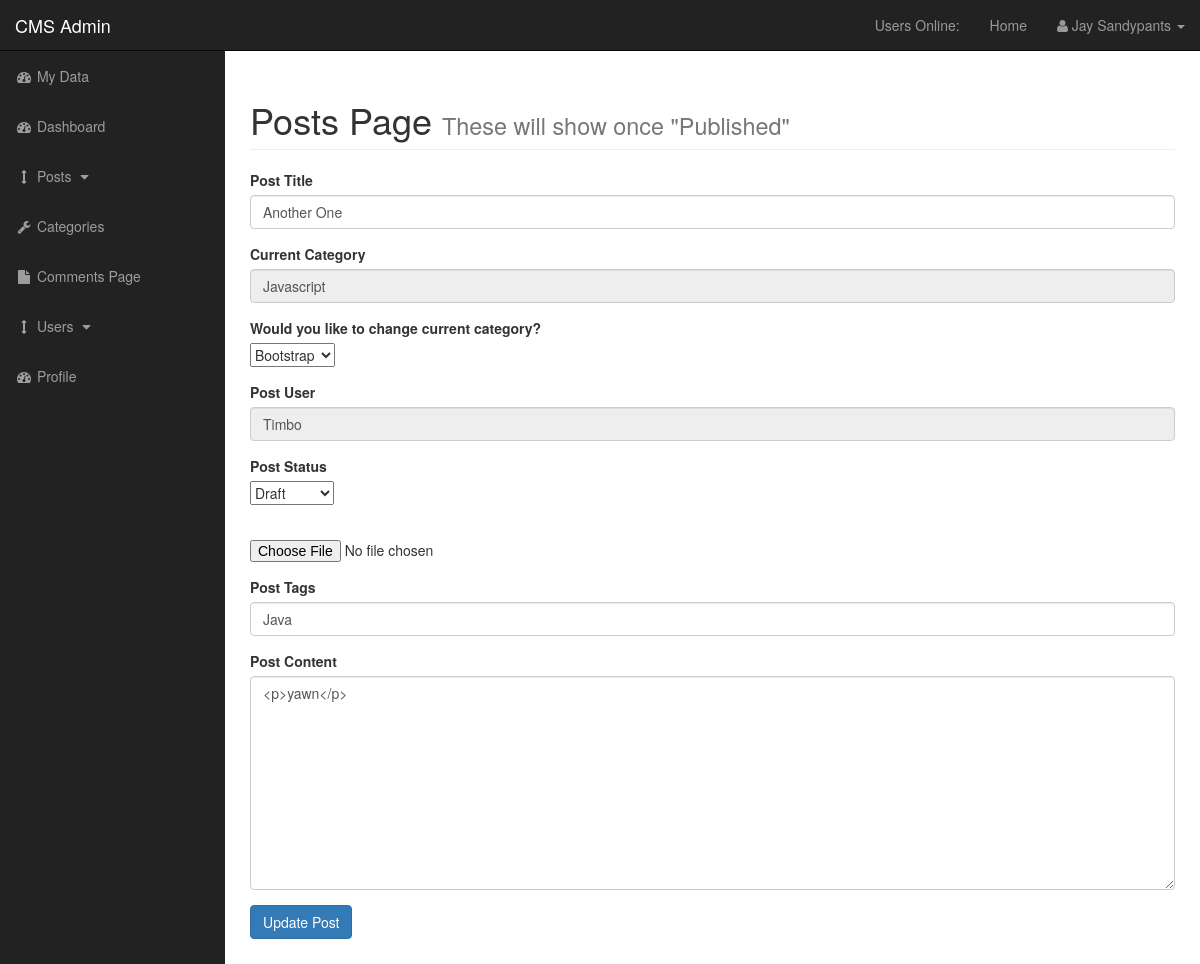
The page /admin/posts.php?source=edit_post&p_id=86 (signed in) on the database its author committed.
### tables this page shows
CREATE TABLE `posts` (
  `post_id` int(3) NOT NULL,
  `post_category_id` int(3) NOT NULL,
  `post_title` varchar(255) NOT NULL,
  `post_author` varchar(255) NOT NULL,
  `post_user` varchar(255) NOT NULL,
  `post_date` date NOT NULL,
  `post_image` text NOT NULL,
  `post_content` text NOT NULL,
  `post_tags` varchar(255) NOT NULL,
  `post_comment_count` int(11) NOT NULL,
  `post_status_id` int(3) NOT NULL,
  `post_views_count` int(11) NOT NULL,
  `likes` int(11) NOT NULL,
  `user_id` int(11) NOT NULL
);

CREATE TABLE `categories` (
  `cat_id` int(3) NOT NULL,
  `cat_title` varchar(255) NOT NULL,
  `user_id` int(11) NOT NULL
);

### admin/functions.php (called while the page is built, shortened)
<?php
function escape($string) {
    global $connection;
   return mysqli_real_escape_string($connection, trim($string));
}
?>

### admin/includes/edit_posts.php (the view, shortened to what this page needs)
<?php
if(isset($_GET['p_id'])){
   $the_post_id = $_GET['p_id'];
}
$query = "SELECT * FROM posts WHERE post_id = $the_post_id";
$select_posts_by_id = mysqli_query($connection, $query);
while($row = mysqli_fetch_assoc($select_posts_by_id)) {
    $post_user = escape($row['post_user']);
    $post_title = escape($row['post_title']);
    $post_category_id = escape($row['post_category_id']);
    $post_content = escape($row['post_content']);
    $post_tags = escape($row['post_tags']);
}
?>
  <form action="" method="post" enctype="multipart/form-data">
    <div class="form-group">
        <label for="post_title">Post Title</label>
        <input value="<?php echo $post_title; ?>" type="text" class="form-control" name="post_title">
    </div>
    <div class="form-group">
    <label for="current_category">Current Category</label>
        <input value="<?php
$query = "SELECT * FROM categories WHERE cat_id = {$post_category_id} ";
$select_categories = mysqli_query($connection, $query);
while($row = mysqli_fetch_assoc($select_categories )) {
$cat_title = escape($row['cat_title']);
echo "{$cat_title}";
}
?>"
name="current_category" id="" class="form-control" readonly>
</div>
       <div class="form-group">
          <label for="post_category">Would you like to change current category?</label><br>
          <select name="post_category" id="">
<?php
$query = "SELECT * FROM categories";
$select_categories = mysqli_query($connection, $query);
while($row = mysqli_fetch_assoc($select_categories )) {
$cat_id = escape($row['cat_id']);
$cat_title = escape($row['cat_title']);
echo "<option value='$cat_id'>{$cat_title}</option>";
}
?>
           </select>
       </div>
        <div class="form-group">
        <label for="users">Post User</label><br>
        <input name="post_user" id="" value="<?php echo "{$post_user}"; ?>" class="form-control" readonly>
    </div>
    <label for="post_status">Post Status</label>
    <div class="form-group">
        <select name="post_status_id" id="">
<?php
$query = "SELECT * FROM status";
$select_status = mysqli_query($connection, $query);
while($row = mysqli_fetch_assoc($select_status )) {
$stat_id = escape($row['stat_id']);
$stat_title = escape($row['stat_title']);
echo "<option value='$stat_id'>{$stat_title}</option>";
}
?>
        </select><br>
        </div>
    <div class="form-group">
        <input type="file" name="image">
    </div>
    <div class="form-group">
        <label for="post_tags">Post Tags</label>
        <input value="<?php echo $post_tags; ?>" type="text" class="form-control" name="post_tags">
    </div>
    <div class="form-group">
        <label for="post_content">Post Content</label>
        <textarea type="text" class="form-control" name="post_content" id="" cols="30" rows="10"><?php echo $post_content; ?>
        </textarea>
    </div>
    <div class="form-group">
        <input type="submit" class="btn btn-primary" name="update_post" value="Update Post">
    </div>
</form>

### admin/css/sb-admin.css (style rules this page uses)
body { margin-top: 100px; background-color: #222; }
@media (min-width:768px) { body { margin-top: 50px; } }

### rows shown on the page
posts: post_title "Another One", post_user "Timbo", post_tags "Java", post_content "<p>yawn</p>"
categories: current_category "Javascript"

### other values the page prints
$_SESSION['firstname'] "Jay"
$_SESSION['lastname'] "Sandypants"
form field post_category "Bootstrap"
form field post_status_id "Draft"
